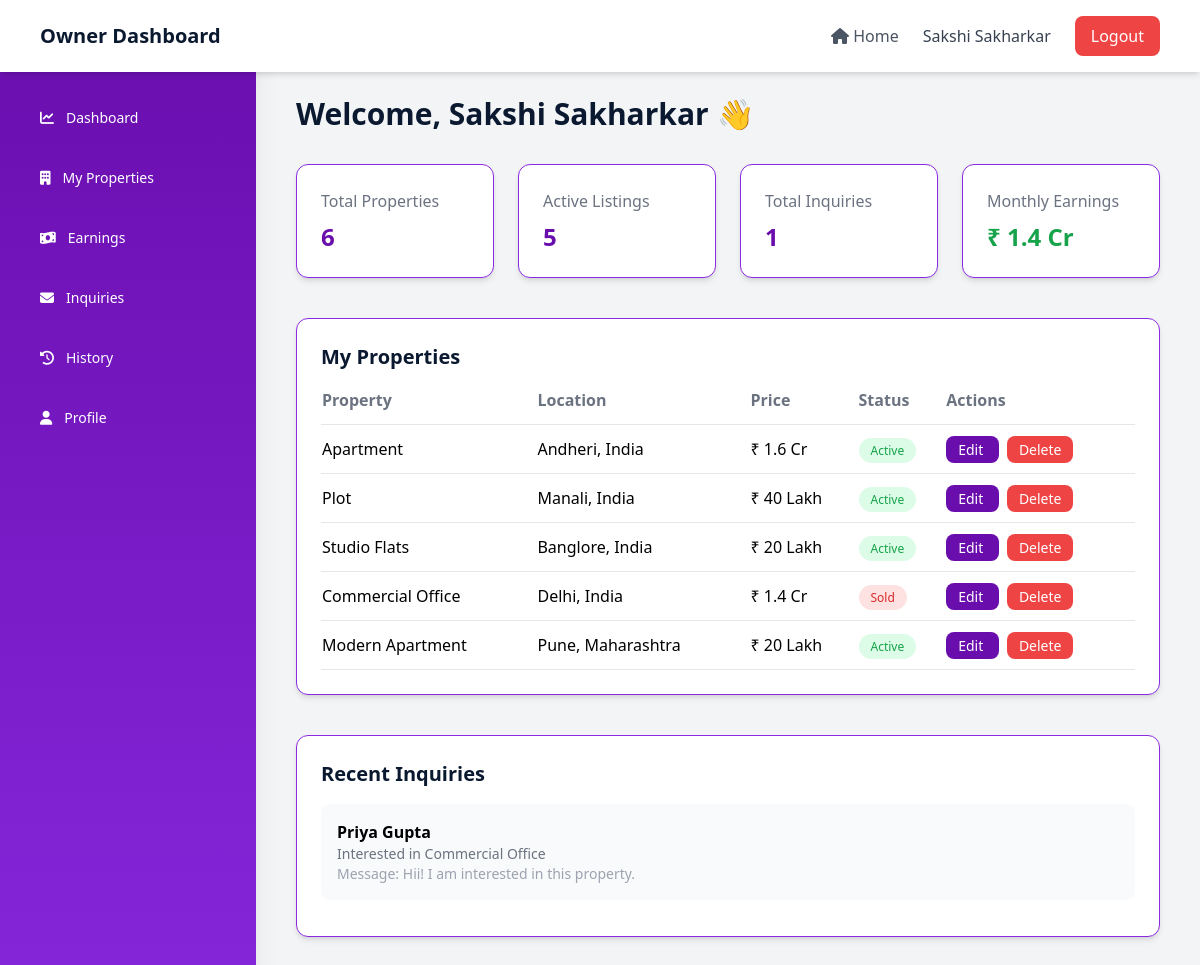
The app's page /owner-dashboard.php (signed in) with its own data.
### tables this page shows
CREATE TABLE `properties` (
  `id` int(11) NOT NULL,
  `title` varchar(255) DEFAULT NULL,
  `location` varchar(255) DEFAULT NULL,
  `price` bigint(100) DEFAULT NULL,
  `image` varchar(255) DEFAULT NULL,
  `bedrooms` int(11) DEFAULT NULL,
  `bathrooms` int(11) DEFAULT NULL,
  `area` varchar(50) DEFAULT NULL,
  `description` text DEFAULT NULL,
  `owner_id` int(11) DEFAULT NULL,
  `created_at` timestamp NOT NULL DEFAULT current_timestamp(),
  `property_type` varchar(50) DEFAULT NULL,
  `listing_type` varchar(20) DEFAULT NULL,
  `broker_id` int(11) DEFAULT NULL,
  `status` varchar(20) DEFAULT 'Active',
  `amenities` text DEFAULT NULL,
  `parking` enum('Yes','No') DEFAULT NULL,
  `images` text DEFAULT NULL,
  `video` varchar(255) DEFAULT NULL
);

CREATE TABLE `inquiries` (
  `id` int(11) NOT NULL,
  `owner_id` int(11) DEFAULT NULL,
  `property_name` varchar(255) DEFAULT NULL,
  `customer_name` varchar(100) DEFAULT NULL,
  `email` varchar(100) DEFAULT NULL,
  `phone` varchar(20) DEFAULT NULL,
  `status` varchar(20) DEFAULT 'New',
  `created_at` timestamp NOT NULL DEFAULT current_timestamp(),
  `message` text NOT NULL,
  `property_id` int(11) NOT NULL,
  `user_id` int(11) DEFAULT NULL,
  `payment_status` enum('not_requested','pending','paid') DEFAULT 'not_requested'
);

### functions.php (called while the page is built)
<?php
function formatPrice($price){
    if($price >= 10000000){
        return round($price / 10000000, 2) . " Cr";
    } elseif($price >= 100000){
        return round($price / 100000, 2) . " Lakh";
    } else {
        return $price;
    }
}
?>

### owner-dashboard.php (the view, shortened to what this page needs)
<?php
include "db.php";
include "functions.php";
$owner_id = $_SESSION['user_id'];
$totalInquiryQuery = mysqli_query($conn, "
SELECT COUNT(*) as total
FROM inquiries
WHERE owner_id='$owner_id'
");
$totalInquiries = mysqli_fetch_assoc($totalInquiryQuery)['total'];
$totalPropertiesQuery = mysqli_query($conn, "
SELECT COUNT(*) as total
FROM properties
WHERE owner_id='$owner_id'
");
$totalProperties = mysqli_fetch_assoc($totalPropertiesQuery)['total'];
$activeQuery = mysqli_query($conn, "
SELECT COUNT(*) as total
FROM properties
WHERE owner_id='$owner_id' AND status='Active'
");
$activeListings = mysqli_fetch_assoc($activeQuery)['total'];
$earningsQuery = mysqli_query($conn, "
SELECT SUM(amount) as total
FROM earnings
WHERE owner_id='$owner_id'
AND status='completed'
AND MONTH(created_at) = MONTH(CURRENT_DATE())
AND YEAR(created_at) = YEAR(CURRENT_DATE())
");
$earnings = mysqli_fetch_assoc($earningsQuery)['total'];
?>
<!DOCTYPE html>
<html lang="en">
<head>
<script src="https://cdn.tailwindcss.com"></script>
<link rel="stylesheet" href="https://cdnjs.cloudflare.com/ajax/libs/font-awesome/6.5.1/css/all.min.css">
</head>
<body class="bg-gray-100 overflow-x-hidden">
<?php include "owner-layout.php"; ?>
<div class="flex min-h-screen">
<div class="flex-1 w-full md:ml-64 px-4 sm:px-6 md:px-10 py-6">
<div class="max-w-7xl mx-auto">
<div class="flex flex-col sm:flex-row sm:justify-between sm:items-center mb-6 sm:mb-8 gap-3">
<h1 class="text-xl sm:text-2xl md:text-3xl font-bold text-navy">
Welcome, <?php echo $username; ?> 👋
</h1>
</div>
<div class="grid grid-cols-1 sm:grid-cols-2 lg:grid-cols-4 gap-4 sm:gap-6">
<div class="bg-white p-4 sm:p-6 rounded-xl shadow-md border border-lightroyal">
<h3 class="text-gray-500 text-sm sm:text-base">Total Properties</h3>
<p class="text-xl sm:text-2xl font-bold text-royal mt-2">
<?php echo $totalProperties; ?>
</p>
</div>
<div class="bg-white p-4 sm:p-6 rounded-xl shadow-md border border-lightroyal">
<h3 class="text-gray-500 text-sm sm:text-base">Active Listings</h3>
<p class="text-xl sm:text-2xl font-bold text-royal mt-2">
<?php echo $activeListings; ?>
</p>
</div>
<div class="bg-white p-4 sm:p-6 rounded-xl shadow-md border border-lightroyal">
<h3 class="text-gray-500 text-sm sm:text-base">Total Inquiries</h3>
<p class="text-xl sm:text-2xl font-bold text-royal mt-2">
<?php echo $totalInquiries; ?>
</p>
</div>
<div class="bg-white p-4 sm:p-6 rounded-xl shadow-md border border-lightroyal">
<h3 class="text-gray-500 text-sm sm:text-base">Monthly Earnings</h3>
<p class="text-xl sm:text-2xl font-bold text-green-600 mt-2">
₹ <?php echo formatPrice($earnings); ?>
</p>
</div>
</div>
<div class="mt-8 sm:mt-10 bg-white p-4 sm:p-6 rounded-xl shadow-md border border-lightroyal">
<h2 class="text-lg sm:text-xl font-semibold mb-4 text-navy">
My Properties
</h2>
<div class="overflow-x-auto">
<table class="min-w-[700px] w-full text-left">
<thead>
<tr class="text-gray-500 border-b text-sm sm:text-base">
<th class="pb-3">Property</th>
<th class="pb-3">Location</th>
<th class="pb-3">Price</th>
<th class="pb-3">Status</th>
<th class="pb-3">Actions</th>
</tr>
</thead>
<tbody>
<?php
$properties = mysqli_query($conn, "
SELECT * FROM properties
WHERE owner_id='$owner_id'
ORDER BY id DESC
LIMIT 5
");
while ($row = mysqli_fetch_assoc($properties)) {
?>
<tr class="border-b text-sm sm:text-base">
<td class="py-3 font-medium whitespace-nowrap">
<?php echo $row['title']; ?>
</td>
<td class="whitespace-nowrap"><?php echo $row['location']; ?></td>
<td>₹ <?php echo formatPrice($row['price']); ?></td>
<td>
<?php if ($row['status'] == "Active") { ?>
<span class="bg-green-100 text-green-600 px-3 py-1 text-xs rounded-full">Active</span>
<?php } elseif ($row['status'] == "Sold") { ?>
<span class="bg-red-100 text-red-600 px-3 py-1 text-xs rounded-full">Sold</span>
<?php } else { ?>
<span class="bg-yellow-100 text-yellow-600 px-3 py-1 text-xs rounded-full">Pending</span>
<?php } ?>
</td>
<td class="space-x-2 whitespace-nowrap">
<a href="editproperty.php?id=<?php echo $row['id']; ?>"
class="bg-royal text-white px-3 py-1 rounded-lg text-xs sm:text-sm">
Edit
</a>
<a href="deleteproperty.php?id=<?php echo $row['id']; ?>"
class="bg-red-500 text-white px-3 py-1 rounded-lg text-xs sm:text-sm">
Delete
</a>
</td>
</tr>
<?php } ?>
</tbody>
</table>
</div>
</div>
<div class="mt-8 sm:mt-10 bg-white p-4 sm:p-6 rounded-xl shadow-md border border-lightroyal">
<h2 class="text-lg sm:text-xl font-semibold mb-4 text-navy">
Recent Inquiries
</h2>
<?php
$inquiries = mysqli_query($conn, "
SELECT * FROM inquiries
WHERE owner_id='$owner_id'
ORDER BY created_at DESC
LIMIT 3
");
while ($inq = mysqli_fetch_assoc($inquiries)) {
?>
<div class="flex flex-col sm:flex-row sm:justify-between sm:items-center p-4 bg-gray-50 rounded-lg mb-3 gap-2">
<div>
<p class="font-semibold text-sm sm:text-base">
<?php echo $inq['customer_name']; ?>
</p>
<p class="text-xs sm:text-sm text-gray-500">
Interested in <?php echo $inq['property_name']; ?>
</p>
<p class="text-xs sm:text-sm text-gray-400">
Message: <?php echo $inq['message']; ?>
</p>
</div>
</div>
<?php } ?>
</div>
</div>
</div>
</div>
</body>
</html>

### records on screen
properties: title "Apartment", location "Andheri, India", price "1.6 Cr", status "Active"
properties: title "Plot", location "Manali, India", price "40 Lakh", status "Active"
properties: title "Studio Flats", location "Banglore, India", price "20 Lakh", status "Active"
properties: title "Commercial Office", location "Delhi, India", price "1.4 Cr", status "Sold"
properties: title "Modern Apartment", location "Pune, Maharashtra", price "20 Lakh", status "Active"
inquiries: customer_name "Priya Gupta", property_name "Commercial Office", message "Hii! I am interested in this property."

### other values on screen
$username "Sakshi Sakharkar"
$totalProperties "6"
$activeListings "5"
$totalInquiries "1"
formatPrice($earnings) "1.4 Cr"
